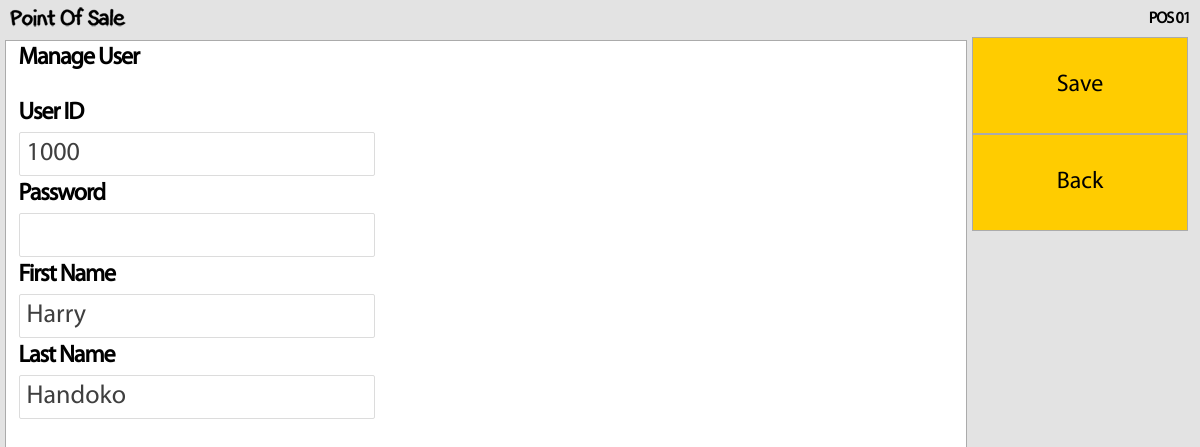
Page /manage_user.php (signed in) on the committed database.
### tables this page shows
CREATE TABLE IF NOT EXISTS `user` (
  `ID_USER` int(5) NOT NULL AUTO_INCREMENT,
  `USER_ID` varchar(8) DEFAULT NULL,
  `USER_PASS` varchar(8) NOT NULL,
  `FIRST_NAME` varchar(30) DEFAULT NULL,
  `LAST_NAME` varchar(30) DEFAULT NULL,
  `PHONE_NO` varchar(20) DEFAULT NULL,
  `IS_DRIVER` int(1) DEFAULT NULL,
  `AVAILABLE_FOR_DELIVERY` bit(1) DEFAULT NULL,
  `ACTIVE` bit(1) DEFAULT NULL,
  `USER_TYPE_ID` int(2) DEFAULT NULL,
  PRIMARY KEY (`ID_USER`),
  UNIQUE KEY `USER_PASS` (`USER_PASS`),
  UNIQUE KEY `USER_ID` (`USER_ID`)
);

### login_session.php (called while the page is built, shortened)
<?php
$terminal=$_SESSION['terminal'];
$user_check=$_SESSION['login_user'];
?>

### manage_user.php (the view, shortened to what this page needs)
<?php
include "login_session.php";
$query = "select * from user usr left join user_type ust on ust.ID = usr.USER_TYPE_ID where usr.USER_ID = '$user_check'";
$query = mysqli_query($connection,$query);
$row = mysqli_fetch_array($query);
?>
<!DOCTYPE html PUBLIC "-//W3C//DTD XHTML s.0 Transitional//EN" "http://www.w3.org/TR/xhtml1/DTD/xhtml1-transitional.dtd">
<html xmlns="http://www.w3.org/1999/xhtml">
<head>
<link href="content/css/stylesheet.css" rel="stylesheet" type="text/css" />
<link href="content/css/jquery.keypad.css" rel="stylesheet" type="text/css" />
<link href="content/css/jquery.datepick.css" rel="stylesheet">
</head>
<body onresize="resizeWindow()" onload="resizeWindow()">
<div class="header">
  <div class="label_header"><strong><?php echo "$terminal"; ?></strong></div>
<img src="content/images/logo-01.png" width="125" height="25" /></div>
<form action="" method="post">
<div class="navigation" id="navigation">
	<div class="navigationPanel" id="navigationPanel">
	  <table width="98%" align="center">
	    <tr>
	      <td class="label_dashboard_text">Manage User</td>
        </tr>
	    <tr>
	      <td>&nbsp;</td>
        </tr>
	    <tr>
	      <td><span class="label_dashboard_text">User ID</span></td>
        </tr>
	    <tr>
	      <td><input name="txtuser_id" type="text" class="input_text" id="txtuser_id" value="<?php echo "$row[USER_ID]"; ?>" readonly="readonly" /></td>
        </tr>
	    <tr>
	      <td><span class="label_dashboard_text">Password</span></td>
        </tr>
	    <tr>
	      <td><input name="txtuser_pass" type="password" class="input_text" id="defaultKeypad" value="" maxlength="6" /></td>
        </tr>
	    <tr>
	      <td><span class="label_dashboard_text">First Name</span></td>
        </tr>
	    <tr>
	      <td><input name="txtfirst_name" type="text" class="input_text" id="txtfirst_name" value="<?php echo "$row[FIRST_NAME]" ?>" /></td>
        </tr>
	    <tr>
	      <td><span class="label_dashboard_text">Last Name</span></td>
        </tr>
	    <tr>
	      <td><input name="txtlast_name" type="text" class="input_text" id="txtlast_name" value="<?php echo "$row[LAST_NAME]" ?>" /></td>
        </tr>
      </table>
	</div>
</div>
            <div class="content" id="content">
            <div class="contentPanel" id="contentPanel">
              <input name="btn_save" type="submit" class="btn_ticket_action" id="submit5" value="Save" />
              <input name="btn_back" type="button" class="btn_ticket_action" id="btn_back" value="Back" onclick="window.location.href=('dashboard.php')" />
            </div>
              </form>
</body>
</html>

### content/css/stylesheet.css (style rules this page uses)
body,td,th,input,select,textarea { font-size: 14px; font-family: MyriadPro-Regular; }
.label_header { text-decoration: none; color: #000000; font-size: 16px; letter-spacing: -1px; }
.label_dashboard_text { text-decoration: none; color: #000000; font-size: 24px; letter-spacing: -1px; font-weight: bold; }

### manage_user.php (style rules this page uses)
body, html { height:100%; margin: 0px auto; }
body { font-family: 'MyriadPro-Regular'; margin: 0px; text-align: left; font-size: 12px; background-color: #e3e3e3; background-repeat: repeat-x; min-width: 768px; }
.header { padding: 5px 5px; }
.header div { float:right; padding:5px 5px; }
.header img, .navPanel img, .navSelect img { vertical-align:middle; margin:0px 5px 0px 0px; border:none; }
.navigation { width:80%; height:80%; margin: 5px 5px 0px 5px; border:solid 1px #ababab; background-color:#ffffff; float:left; vertical-align:bottom; position:relative; }
.navigationPanel { padding:0px; overflow:auto; }
.content { width:18%; margin: 2px 2px 0px 0px; vertical-align:top; float:left; }
.contentPanel { padding:0px; overflow:auto; }
.btn_ticket_action { font-size: 24px; text-decoration: none; width: 100%; background-color: #FFCC00; border: 1px solid #ababab; color: #000; height: 97px; float: left; }
.input_text { height: 40px; line-height: 25px; text-decoration: none; border: 1px solid #DDD; border-radius: 2px; color: #3F3F3F; text-indent: 5px; border: solid 1px #dcdcdc; transition: box-shadow 0.3s, border 0.3s; width: 350px; font-size: 26px; }

### rows in the picture
user: txtuser_id "1000", txtfirst_name "Harry", txtlast_name "Handoko"

### other values in the picture
$terminal "POS 01"
